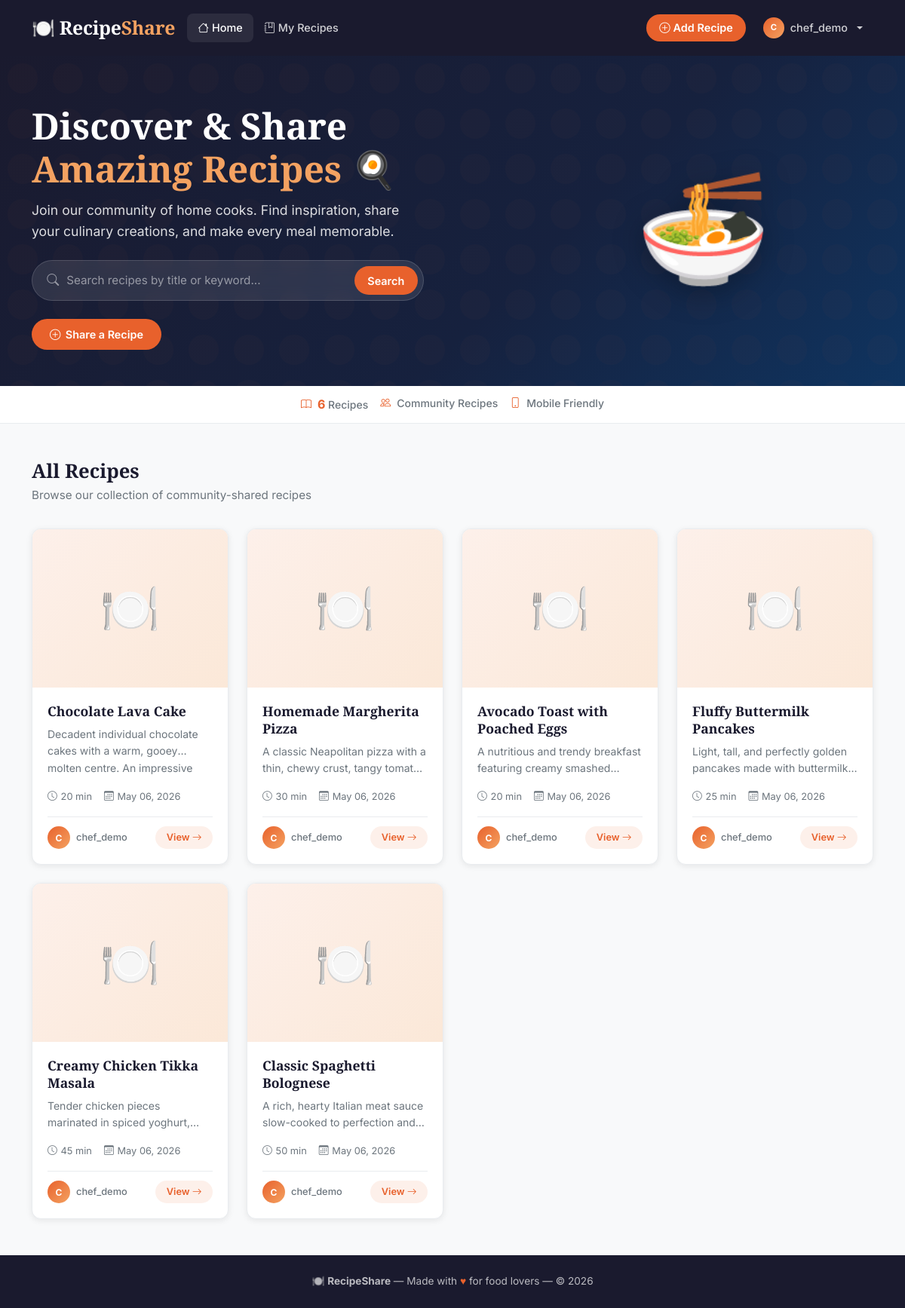
The app's page / (signed in) with its own data.
### recipes/models.py (models this page shows, shortened)
class Recipe(models.Model):
    title = models.CharField(max_length=200)
    description = models.TextField(max_length=500)
    ingredients = models.TextField(help_text="List each ingredient on a new line")
    instructions = models.TextField(help_text="Step-by-step cooking instructions")
    cooking_time = models.PositiveIntegerField(help_text="Cooking time in minutes")
    image = models.ImageField(upload_to='recipe_images/', blank=True, null=True)
    author = models.ForeignKey(User, on_delete=models.CASCADE, related_name='recipes')
    created_at = models.DateTimeField(auto_now_add=True)
    updated_at = models.DateTimeField(auto_now=True)
    class Meta:
        ordering = ['-created_at']
    def get_absolute_url(self):
        return reverse('recipe-detail', kwargs={'pk': self.pk})

### recipes/views.py (the view)
# urls.py: path('', views.home, name='home'),
def home(request):
    query = request.GET.get('q', '').strip()
    recipes = Recipe.objects.select_related('author').all()
    if query:
        recipes = recipes.filter(
            Q(title__icontains=query) | Q(description__icontains=query)
        )
    context = {
        'recipes': recipes,
        'query': query,
        'total_count': Recipe.objects.count(),
    }
    return render(request, 'recipes/home.html', context)

### templates/recipes/home.html (shortened to what this page needs)
{% extends 'base.html' %}
{% load static %}
{% block content %}
<section class="hero">
  <div class="container hero-content">
    <div class="row align-items-center gy-4">
      <div class="col-lg-7">
        <h1>Discover & Share<br><span>Amazing Recipes</span> 🍳</h1>
        <p class="mb-4">Join our community of home cooks. Find inspiration, share your culinary creations, and make every meal memorable.</p>
        <form method="GET" action="{% url 'home' %}" id="search-form">
          <div class="search-bar">
            <i class="bi bi-search me-2" style="color:rgba(255,255,255,.5);"></i>
            <input
              type="text"
              name="q"
              id="search-input"
              value="{{ query }}"
              placeholder="Search recipes by title or keyword..."
              autocomplete="off"
            />
            <button type="submit">Search</button>
          </div>
        </form>
        {% if not user.is_authenticated %}
        <div class="mt-4 d-flex gap-3 flex-wrap">
          <a href="{% url 'register' %}" class="btn-primary-custom">
            <i class="bi bi-person-plus"></i> Get Started Free
          </a>
          <a href="{% url 'login' %}" class="btn-outline-custom" style="border-color:rgba(255,255,255,.4);color:#fff;">
            <i class="bi bi-box-arrow-in-right"></i> Log In
          </a>
        </div>
        {% else %}
        <div class="mt-4">
          <a href="{% url 'recipe-create' %}" class="btn-primary-custom">
            <i class="bi bi-plus-circle"></i> Share a Recipe
          </a>
        </div>
        {% endif %}
      </div>
      <div class="col-lg-5 text-center d-none d-lg-block">
        <div style="font-size:9rem;line-height:1;filter:drop-shadow(0 8px 20px rgba(0,0,0,.3));">🍜</div>
      </div>
    </div>
  </div>
</section>
<div class="stats-bar">
  <div class="container">
    <div class="row g-3 justify-content-center text-center text-md-start">
      <div class="col-6 col-md-auto">
        <div class="stat-item justify-content-center justify-content-md-start">
          <i class="bi bi-book text-primary-custom"></i>
          <span><strong>{{ total_count }}</strong> Recipes</span>
        </div>
      </div>
      <div class="col-6 col-md-auto">
        <div class="stat-item justify-content-center justify-content-md-start">
          <i class="bi bi-people text-primary-custom"></i>
          <span>Community Recipes</span>
        </div>
      </div>
      <div class="col-6 col-md-auto">
        <div class="stat-item justify-content-center justify-content-md-start">
          <i class="bi bi-phone text-primary-custom"></i>
          <span>Mobile Friendly</span>
        </div>
      </div>
    </div>
  </div>
</div>
<section class="section-py">
  <div class="container">
    {% if query %}
    <div class="mb-4">
      <h2 class="section-title">
        Search Results for "<span class="text-primary-custom">{{ query }}</span>"
      </h2>
      <p class="section-subtitle">
        {% if recipes %}
          Found {{ recipes|length }} recipe{{ recipes|length|pluralize }}
        {% else %}
          No recipes matched your search.
        {% endif %}
        &mdash; <a href="{% url 'home' %}">Clear search</a>
      </p>
    </div>
    {% else %}
    <div class="mb-4">
      <h2 class="section-title">All Recipes</h2>
      <p class="section-subtitle">Browse our collection of community-shared recipes</p>
    </div>
    {% endif %}
    {% if recipes %}
    <div class="row row-cols-1 row-cols-sm-2 row-cols-md-3 row-cols-xl-4 g-4">
      {% for recipe in recipes %}
      <div class="col">
        <div class="recipe-card">
          <div class="recipe-card-img-wrap">
            {% if recipe.image %}
              <img src="{{ recipe.image.url }}" alt="{{ recipe.title }}" loading="lazy" />
            {% else %}
              <div class="recipe-no-image">🍽️</div>
            {% endif %}
          </div>
          <div class="recipe-card-body">
            <h3 class="recipe-card-title">{{ recipe.title }}</h3>
            <p class="recipe-card-desc">{{ recipe.description }}</p>
            <div class="recipe-meta">
              <span>
                <i class="bi bi-clock"></i>
                {{ recipe.cooking_time }} min
              </span>
              <span>
                <i class="bi bi-calendar3"></i>
                {{ recipe.created_at|date:"M d, Y" }}
              </span>
            </div>
            <div class="recipe-card-footer">
              <div class="d-flex align-items-center gap-2">
                <div class="author-avatar">{{ recipe.author.username|first|upper }}</div>
                <span class="author-name">{{ recipe.author.username }}</span>
              </div>
              <a href="{{ recipe.get_absolute_url }}" class="btn-card-view">
                View <i class="bi bi-arrow-right"></i>
              </a>
            </div>
          </div>
        </div>
      </div>
      {% endfor %}
    </div>
    {% endif %}
  </div>
</section>
{% endblock %}

### templates/base.html (shortened to what this page needs)
{% load static %}
<!DOCTYPE html>
<html lang="en">
<head>
  <link href="https://cdn.jsdelivr.net/npm/bootstrap@5.3.2/dist/css/bootstrap.min.css" rel="stylesheet" />
  <link href="https://cdn.jsdelivr.net/npm/bootstrap-icons@1.11.3/font/bootstrap-icons.css" rel="stylesheet" />
  <link rel="stylesheet" href="{% static 'css/style.css' %}" />
</head>
<body>
  <nav class="navbar navbar-expand-lg navbar-dark">
    <div class="container">
      <a class="navbar-brand" href="{% url 'home' %}">
        🍽️ Recipe<span>Share</span>
      </a>
      <div class="collapse navbar-collapse" id="navMenu">
        <ul class="navbar-nav me-auto mb-2 mb-lg-0">
          <li class="nav-item">
            <a class="nav-link" href="{% url 'home' %}">
              <i class="bi bi-house me-1"></i>Home
            </a>
          </li>
          {% if user.is_authenticated %}
          <li class="nav-item">
            <a class="nav-link" href="{% url 'my-recipes' %}">
              <i class="bi bi-journal-bookmark me-1"></i>My Recipes
            </a>
          </li>
          {% endif %}
        </ul>
        <ul class="navbar-nav align-items-center gap-2">
          {% if user.is_authenticated %}
            <li class="nav-item">
              <a class="nav-link btn-nav-cta" href="{% url 'recipe-create' %}">
                <i class="bi bi-plus-circle me-1"></i>Add Recipe
              </a>
            </li>
            <li class="nav-item dropdown">
              <a class="nav-link dropdown-toggle d-flex align-items-center gap-2" href="#" data-bs-toggle="dropdown" id="userDropdown">
                <div class="author-avatar" style="width:28px;height:28px;font-size:.7rem;">
                  {{ user.username|first|upper }}
                </div>
                {{ user.username }}
              </a>
            </li>
          {% endif %}
        </ul>
      </div>
    </div>
  </nav>
  <main>
    {% block content %}{% endblock %}
  </main>
  <footer>
    <div class="container">
      <p class="mb-0">
        🍽️ <strong>RecipeShare</strong> &mdash; Made with <span>♥</span> for food lovers &mdash;
        &copy; {% now "Y" %}
      </p>
    </div>
  </footer>
</body>
</html>

### records on screen
Recipe: title "Chocolate Lava Cake", description "Decadent individual chocolate cakes with a warm, gooey molten centre. An…", cooking_time "20", created_at "May 06, 2026", author.username|first "C", author.username "chef_demo"
Recipe: title "Homemade Margherita Pizza", description "A classic Neapolitan pizza with a thin, chewy crust, tangy…", cooking_time "30", created_at "May 06, 2026", author.username|first "C", author.username "chef_demo"
Recipe: title "Avocado Toast with Poached Eggs", description "A nutritious and trendy breakfast featuring creamy…", cooking_time "20", created_at "May 06, 2026", author.username|first "C", author.username "chef_demo"
Recipe: title "Fluffy Buttermilk Pancakes", description "Light, tall, and perfectly golden pancakes made with…", cooking_time "25", created_at "May 06, 2026", author.username|first "C", author.username "chef_demo"
Recipe: title "Creamy Chicken Tikka Masala", description "Tender chicken pieces marinated in spiced…", cooking_time "45", created_at "May 06, 2026", author.username|first "C", author.username "chef_demo"
Recipe: title "Classic Spaghetti Bolognese", description "A rich, hearty Italian meat sauce slow-cooked to perfection…", cooking_time "50", created_at "May 06, 2026", author.username|first "C", author.username "chef_demo"

### other values on screen
{{ user.username|first|upper }} "C"
{{ user.username }} "chef_demo"
{{ total_count }} "6"
